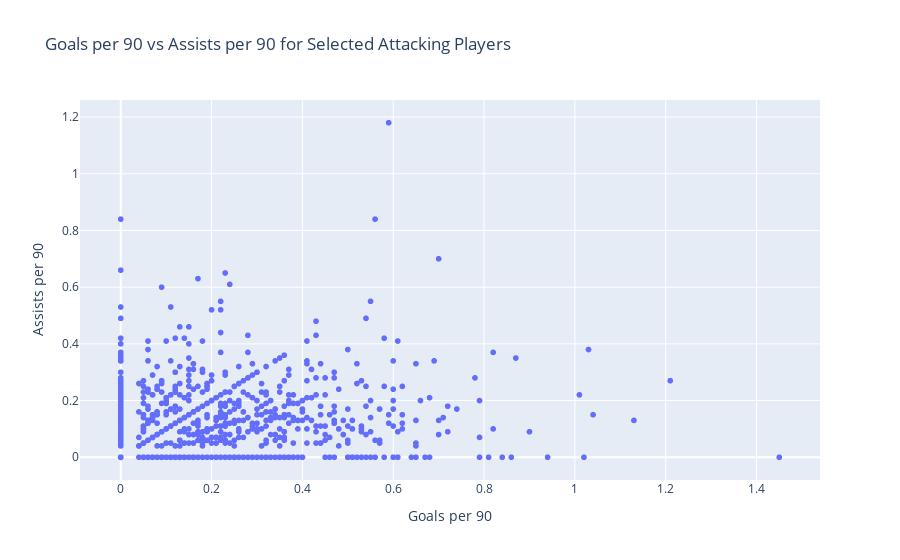

Notebook source saved alongside this figure:
### Code cell
px.scatter(striker_dataframe, x='Goals per 90', y='Assists per 90', hover_data=['Player'], title='Goals per 90 vs Assists per 90 for Selected Attacking Players')

### Figure 1 — Plotly figure (JSON) as saved in the notebook; plotly's stock layout.template omitted (floating-point values rounded to 4 significant figures; data arrays with more than 128 entries replaced by an {"elided": "..."} marker saying what was removed)
{"data": [{"customdata": {"elided": "1060x1 str values"}, "hovertemplate": "Goals per 90=%{x}<br>Assists per 90=%{y}<br>Player=%{customdata[0]}<extra></extra>", "legendgroup": "", "marker": {"color": "#636efa", "symbol": "circle"}, "mode": "markers", "name": "", "showlegend": false, "type": "scattergl", "x": {"elided": "1060 float values"}, "xaxis": "x", "y": {"elided": "1060 float values"}, "yaxis": "y"}], "layout": {"legend": {"tracegroupgap": 0}, "title": {"text": "Goals per 90 vs Assists per 90 for Selected Attacking Players"}, "xaxis": {"anchor": "y", "domain": [0, 1], "title": {"text": "Goals per 90"}}, "yaxis": {"anchor": "x", "domain": [0, 1], "title": {"text": "Assists per 90"}}}}
